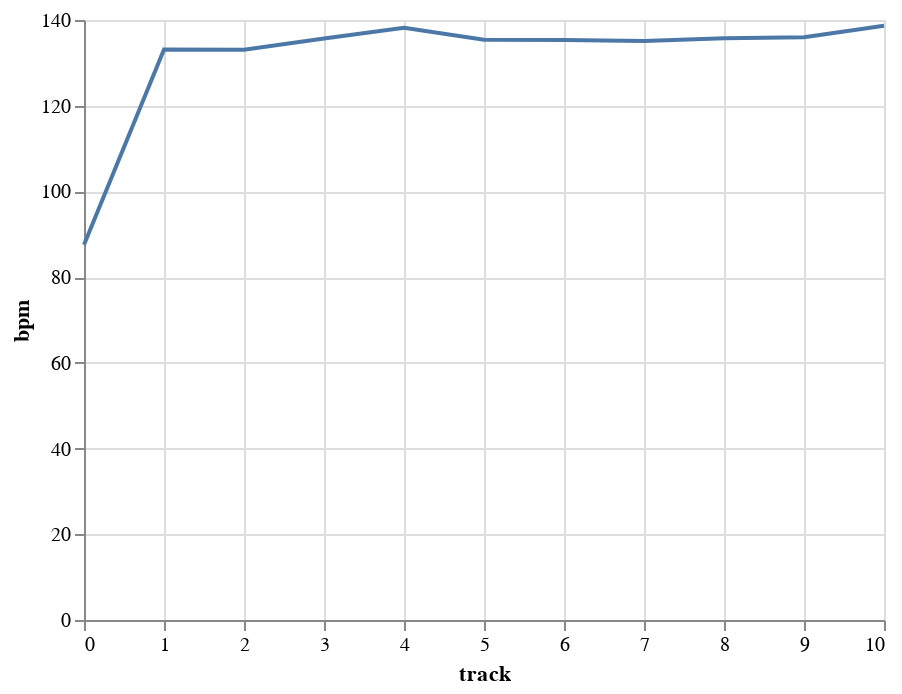

Source (notebook cell):
### Code cell
bpm = []
for track in episode_tracks['items']:
    bpm.append(sp.audio_features(track['uri'])[0]['tempo'])

x = np.arange(len(episode_tracks['items']))   

source = pd.DataFrame({
  'track': x,
  'bpm': np.array(bpm)
})

alt.Chart(source).mark_line().encode(
    x='track',
    y='bpm'
)

### Figure 1 — Vega-Lite specification as saved in the notebook (floating-point values rounded to 4 significant figures)
{"config": {"view": {"continuousWidth": 400, "continuousHeight": 300}}, "data": {"name": "data-710b7bf97c72e9480d74257e5a624f74"}, "mark": "line", "encoding": {"x": {"type": "quantitative", "field": "track"}, "y": {"type": "quantitative", "field": "bpm"}}, "$schema": "https://vega.github.io/schema/vega-lite/v4.8.1.json", "datasets": {"data-710b7bf97c72e9480d74257e5a624f74": [{"track": 0, "bpm": 87.54}, {"track": 1, "bpm": 133.1}, {"track": 2, "bpm": 133.1}, {"track": 3, "bpm": 135.7}, {"track": 4, "bpm": 138.2}, {"track": 5, "bpm": 135.4}, {"track": 6, "bpm": 135.4}, {"track": 7, "bpm": 135.1}, {"track": 8, "bpm": 135.8}, {"track": 9, "bpm": 136.0}, {"track": 10, "bpm": 138.6}]}}
